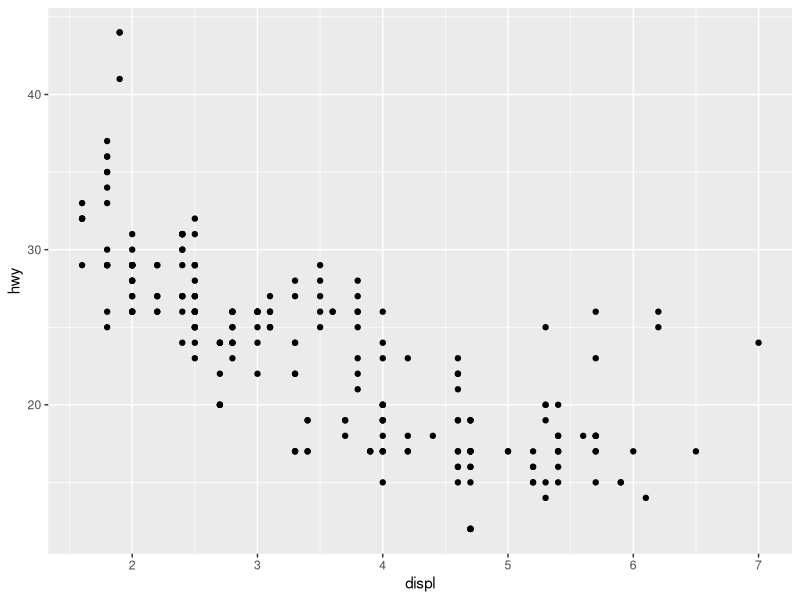
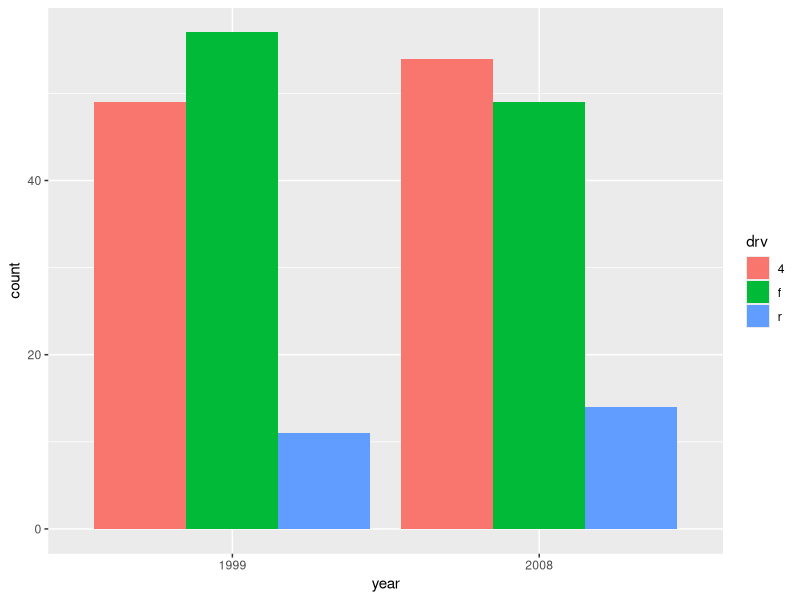
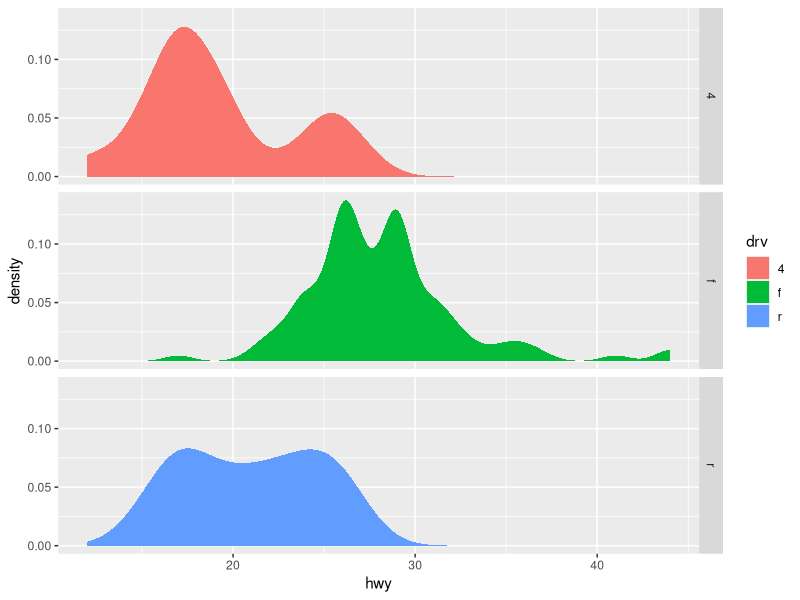
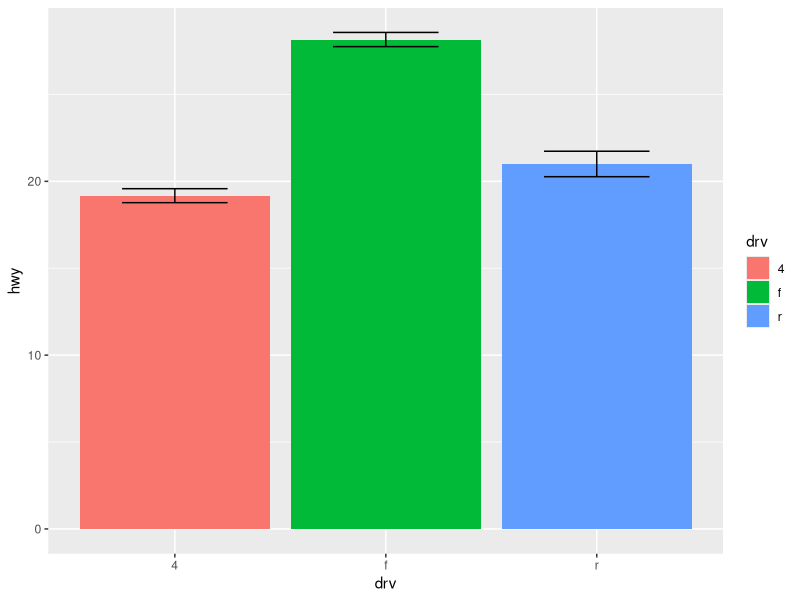
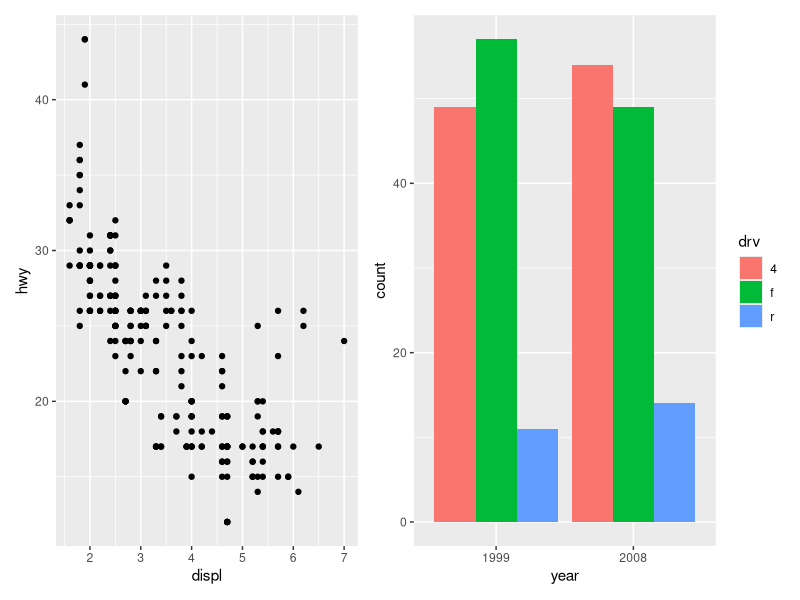
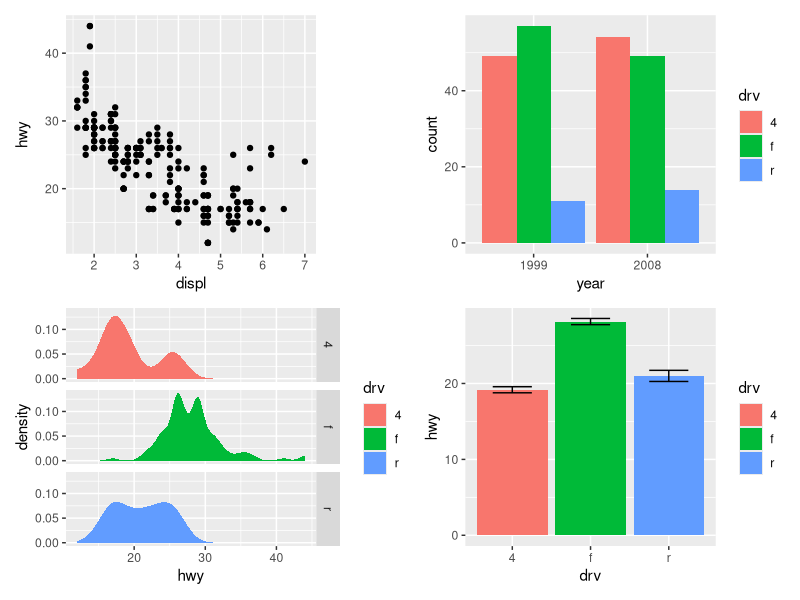
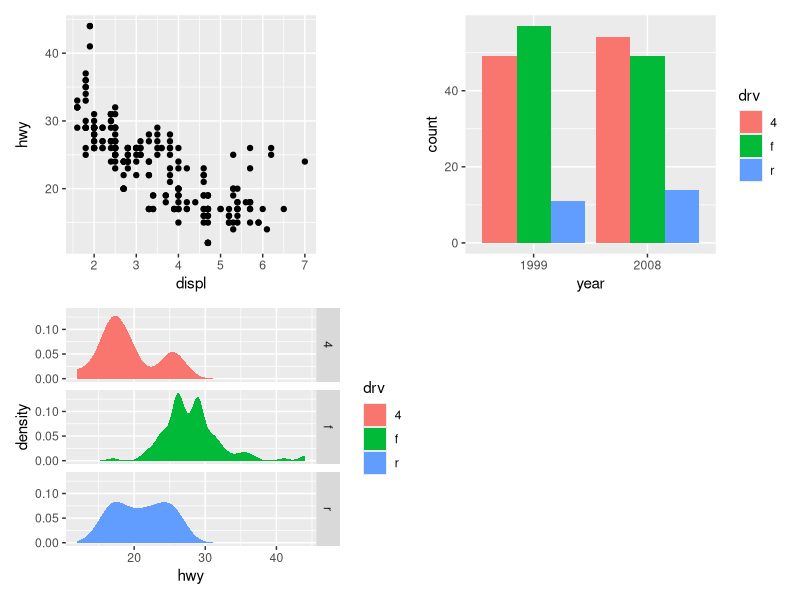
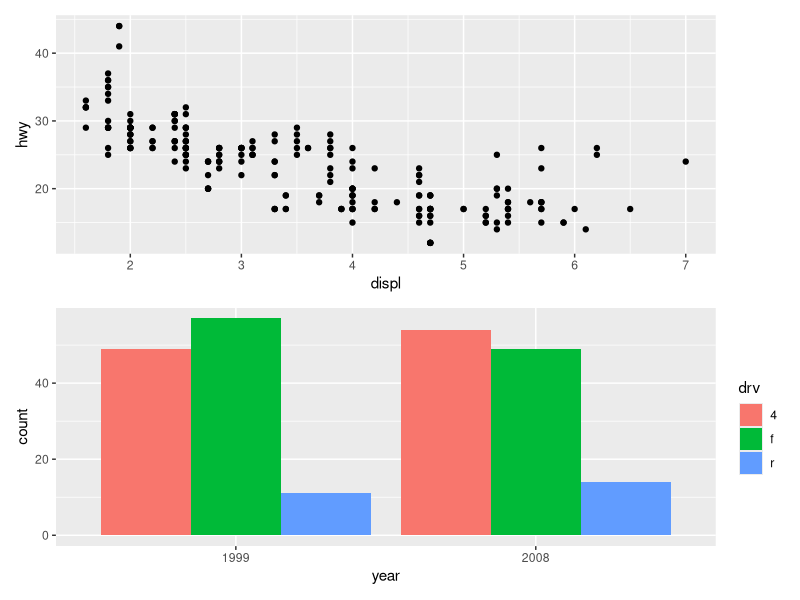

R code for these plots, in order: (Note: this script raises an error after producing the figures.)

### Arranging plots

library(ggplot2)
library(patchwork)
library(nlme)  # adding because of Oxboys dataset

mtcars <- mtcars
mpg2 <- ggplot2::mpg


p1 <- ggplot(mpg2) + 
  geom_point(aes(x = displ, y = hwy))

p1

p2 <- ggplot(mpg2) + 
  geom_bar(aes(x = as.character(year), fill = drv), position = "dodge") + 
  labs(x = "year")

p2

p3 <- ggplot(mpg2) + 
  geom_density(aes(x = hwy, fill = drv), colour = NA) + 
  facet_grid(rows = vars(drv))


p3

p4 <- ggplot(mpg2) + 
  stat_summary(aes(x = drv, y = hwy, fill = drv), geom = "col", fun.data = mean_se) +
  stat_summary(aes(x = drv, y = hwy), geom = "errorbar", fun.data = mean_se, width = 0.5)

p4



#package patchwork
# plots arranging
p1 + p2

p1 + p2 + p3 + p4


# arranging differently
p1 + p2 + p3 + plot_layout(ncol = 2)


# patchwork provides two operators, 
# # | and / respectively, to facilitate this (under the hood they simply set number of rows or columns in the layout to 1).

p1 / p2

p3 | p4


# and creating beautiful combinations
p3 | (p2 / (p1 | p4))




# for more complex outlies, you can specify the layout
layout <- "
AC#BD
"

p1 + p2 + p3 + p4 + plot_layout(design = layout)


#and using collect
p1 + p2 + p3 + plot_layout(ncol = 2, guides = "collect")
p1 + p2 + p3 + guide_area() + plot_layout(ncol = 2, guides = "collect")


###### ###### ######
## Positions and scales
###### ###### ######

mpg2 %>%
ggplot(aes(x = displ)) + 
    geom_histogram()

# In this example the y aesthetic is not specified by the user. 
# Rather, the aesthetic is mapped to a computed variable: geom_histogram() 
# computes a count variable that gets mapped to the y aesthetic. 
# The default behaviour of geom_histogram() is equivalent to the following:
  
mpg2 %>%
ggplot(aes(x = displ, y = after_stat(count))) + 
    geom_histogram()


# aligning scales
mpg_99 <- mpg2 %>% filter(year == 1999)
mpg_08 <- mpg2 %>% filter(year == 2008)

base_99 <- ggplot(mpg_99, aes(displ, hwy)) + geom_point() 
base_08 <- ggplot(mpg_08, aes(displ, hwy)) + geom_point() 

# we see that the scales are off
base_99 #y-scale from 15 to 45
base_08 #y-scale from 15 to 35

#with patchwork comparison

base_99 + base_08

# we fix the x-axis and y-axis with limits
base99_fix <- base_99 + 
                scale_x_continuous(limits = c(1, 7)) +
                scale_y_continuous(limits = c(10, 45))

base08_fix  <- base_08 + 
                scale_x_continuous(limits = c(1, 7)) +
                scale_y_continuous(limits = c(10, 45))

#looks different now
base99_fix + base08_fix


# adding breaks in scales

break_data <- data.frame(
  const = 1, 
  up = 1:4,
  txt = letters[1:4], 
  big = (1:4)*1000,
  log = c(2, 5, 10, 2000)
)

base <- ggplot(break_data, aes(big, const)) + 
  geom_point() + 
  labs(x = NULL, y = NULL) +
  scale_y_continuous(breaks = NULL) 

base


# we can now change the breaks by adding major or minor gridlines

base + scale_x_continuous(breaks = c(1000, 2000, 4000))
base + scale_x_continuous(breaks = c(1000, 1500, 2000, 4000))


# many different breaks

#scales::breaks_extended() creates automatic breaks for numeric axes.
#scales::breaks_log() creates breaks appropriate for log axes.
#scales::breaks_pretty() creates “pretty” breaks for date/times.
#scales::breaks_width() creates equally spaced breaks.


#minor breaks

base <- ggplot(break_data, aes(log, const)) + 
  geom_point() + 
  labs(x = NULL, y = NULL) +
  scale_y_continuous(breaks = NULL) 

# create x-scale
mb <- unique(as.numeric(1:10 %o% 10 ^ (0:3)))

base + scale_x_log10()
base + scale_x_log10(minor_breaks = mb)


# Labels

base <- ggplot(break_data, aes(big, const)) + 
  geom_point() + 
  labs(x = NULL, y = NULL) +
  scale_y_continuous(breaks = NULL) 

base
base + 
  scale_x_continuous(
    breaks = c(2000, 4000), 
    labels = c("2k", "4k")
  ) 


base <- ggplot(break_data, aes(big, const)) + 
  geom_point() + 
  labs(x = NULL, y = NULL) +
  scale_x_continuous(breaks = NULL)

base

base + scale_y_continuous(labels = scales::label_percent())

base + scale_y_continuous(
  labels = scales::label_dollar(prefix = "", suffix = "€")
)


## Transformations
base <- ggplot(mpg2, aes(displ, hwy)) + geom_point()

base
base + scale_x_reverse()
base + scale_y_reverse()


# Every continuous scale takes a trans argument, allowing the use of a variety of transformations: 

# convert from fuel economy to fuel consumption
ggplot(mpg, aes(displ, hwy)) + 
  geom_point() + 
  scale_y_continuous(trans = "reciprocal")

# log transform x and y axes
ggplot(diamonds, aes(price, carat)) + 
  geom_bin2d() + 
  scale_x_continuous(trans = "log10") +
  scale_y_continuous(trans = "log10")

# couple of transformers
# "log" 	scales::log_trans() 	
# "log10" 	scales::log10_trans()
# "logit" 	scales::logit_trans()
# "exp" 	scales::exp_trans()


# same transformation
mpg2 %>%
ggplot(aes(displ, hwy)) + 
  geom_point() + 
  scale_y_continuous(trans = "reciprocal")

mpg2 %>%
ggplot(aes(displ, hwy)) + 
  geom_point() + 
  scale_y_continuous(trans = scales::reciprocal_trans())


# or

# manual transformation
mpg2 %>%
ggplot( aes(log10(displ), hwy)) + 
  geom_point()

# transform using scales
mpg2 %>%
ggplot( aes(displ, hwy)) + 
  geom_point() + 
  scale_x_log10()


# time labels

# %a 	day of week, abbreviated (Mon-Sun)
# %A 	day of week, full (Monday-Sunday)
# %e 	day of month (1-31)
# %d 	day of month (01-31)
# %m 	month, numeric (01-12)
# %M 	minute (00-59)
# %l 	hour, in 12-hour clock (1-12)
# %I 	hour, in 12-hour clock (01-12)
# %p 	am/pm
# %H 	hour, in 24-hour clock (00-23)


base <- ggplot(economics, aes(date, psavert)) + 
  geom_line(na.rm = TRUE) +
  labs(x = NULL, y = NULL)

base

base + scale_x_date(date_breaks = "5 years")
base + scale_x_date(date_breaks = "5 years", date_labels = "%y")


lim <- as.Date(c("2004-01-01", "2005-01-01"))

base + scale_x_date(limits = lim, date_labels = "%b %y")
base + scale_x_date(limits = lim, date_labels = "%B\n%Y")


base + 
  scale_x_date(
    limits = lim, 
    labels = scales::label_date_short()
  )


# label positioning

base <- ggplot(economics, aes(date, psavert)) + 
  geom_line(na.rm = TRUE) +
  labs(x = NULL, y = NULL)

base + scale_x_date(date_breaks = "5 years")

base + guides(x = guide_axis(n.dodge = 3))
base + guides(x = guide_axis(angle = 90))


# Binned position scales

ggplot(mpg, aes(hwy)) + geom_histogram(bins = 8)

ggplot(mpg, aes(hwy)) + 
  geom_bar() +
  scale_x_binned() 





